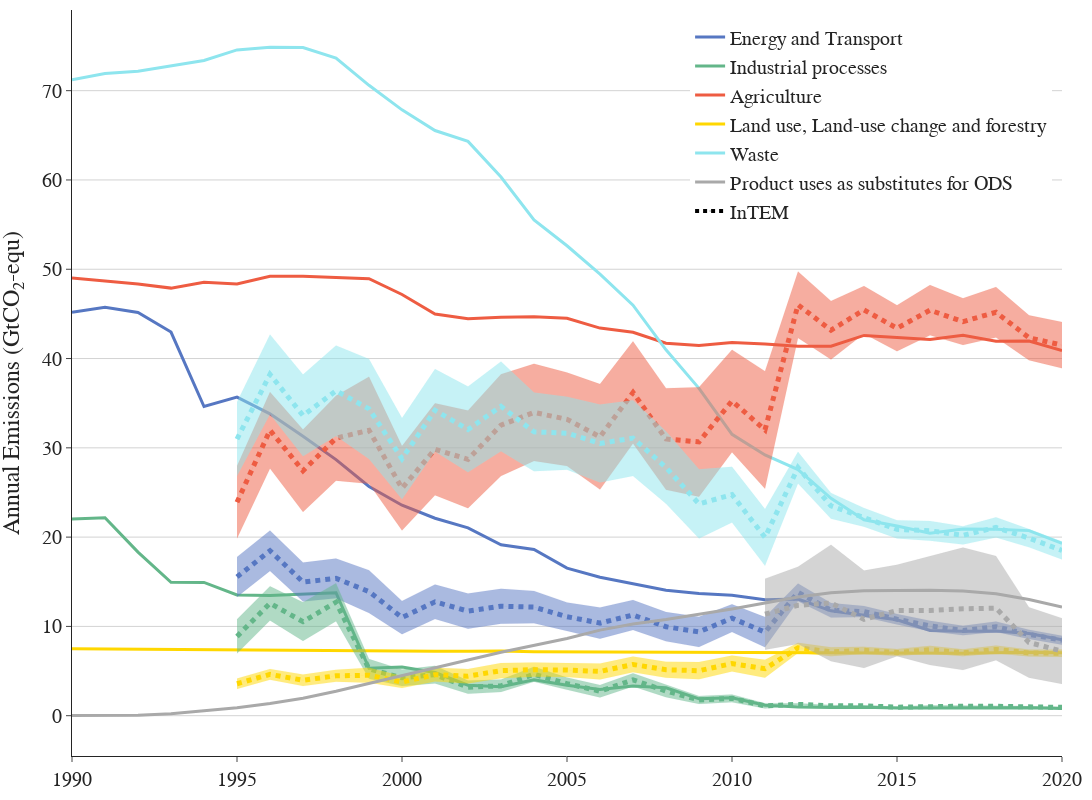

Source (notebook cell):
### Markdown cell above
Plot the graph

### Code cell
fig2 = go.Figure()

alpha = 0.6
color_1 = ["rgba(86, 119, 194, 1)", f"rgba(86, 119, 194, {alpha})"]
color_2 = ["rgba(99, 182, 137, 1)", f"rgba(99, 182, 137, {alpha})"]
color_3 = ["rgba(238,92,66, 1)", f"rgba(238,92,66, {alpha})"]
color_4 = ["rgba(255,215,0, 1)", f"rgba(255,215,0, {alpha})"]
color_5 = ["rgba(142,229,238, 1)", f"rgba(142,229,238, {alpha})"]
color_6 = ["rgba(169,169,169, 1)", f"rgba(169,169,169, {alpha})"]
color_7 = ["rgba(0, 0, 0, 1)", f"rgba(0, 0, 0, {alpha})"]

date_range = [1990, 1991, 1992, 1993, 1994, 1995, 1996, 1997, 1998, 1999, 2000, 2001, 2002, 2003,2004, 2005, 2006, 2007, 2008, 2009, 2010, 2011, 2012, 2013, 2014, 2015, 2016, 2017, 2018, 2019, 2020]
#date_range = ["2019-03-01", "2019-06-01"]

def errorbars(df, var, color, dash, name, showlegend=False):

    error_minus=df[var] - df[f"{var}_std"]
    error_plus=df[var] + df[f"{var}_std"]

    fig2.add_trace(go.Scatter(
        x=date_range,
        y=error_minus.values,
        fill=None,
        mode='lines',
        line=dict(color=color[1], width=0.1),
        showlegend=False,
        hoverinfo='skip'
        ))

    fig2.add_trace(go.Scatter(
        x=date_range,
        y=error_plus.values,
        fill="tonexty",
        mode='lines',
        line=dict(color=color[1], width=0.1),
        showlegend=False,
        hoverinfo='skip'
        ))
    
    fig2.add_trace(go.Scatter(
        x=date_range,
        y=df[var],
        mode="lines",
        line=dict(color=color[0], dash="dot", width = 0.1),
        showlegend=showlegend,
        name=name,
        hovertemplate = 'InTEM %{x|%Y}: %{y:.0f} Gt yr⁻¹<extra></extra>',
        ))

fig2.add_trace(go.Scatter(
    x=date_range,
    y=energy_both,
    mode='lines',
    line=dict(color=color_1[0], width=3.),
    showlegend=True,
    hovertemplate = 'Inventory Energy %{x|%Y}: %{y:.0f} Gt yr⁻¹<extra></extra>',
    name="Energy and Transport",
    ))

fig2.add_trace(go.Scatter(
    x=date_range,
    y=industrial_both,
    mode='lines',
    line=dict(color=color_2[0], width=3.),
    showlegend=True,
    hovertemplate = 'Inventory Industrial Processes %{x|%Y}: %{y:.0f} Gt yr⁻¹<extra></extra>',
    name="Industrial processes",
    ))

fig2.add_trace(go.Scatter(
    x=date_range,
    y=agricultural_both,
    mode='lines',
    line=dict(color=color_3[0], width=3.),
    showlegend=True,
    hovertemplate = 'Inventory Agriculture %{x|%Y}: %{y:.0f} Gt yr⁻¹<extra></extra>',
    name="Agriculture",
    ))

fig2.add_trace(go.Scatter(
    x=date_range,
    y=LULUCF_both,
    mode='lines',
    line=dict(color=color_4[0], width=3.),
    showlegend=True,
    hovertemplate = 'Inventory LULUCF %{x|%Y}: %{y:.0f} Gt yr⁻¹<extra></extra>',
    name="Land use, Land-use change and forestry",
    ))

fig2.add_trace(go.Scatter(
    x=date_range,
    y=waste_both,
    mode='lines',
    line=dict(color=color_5[0], width=3.),
    showlegend=True,
    hovertemplate = 'Inventory Waste %{x|%Y}: %{y:.0f} Gt yr⁻¹<extra></extra>',
    name="Waste",
    ))

errorbars(energy_both_intem, "InTEM_Energy", color_1, None, "InTEM")
fig2.add_trace(go.Scatter(
    x=date_range,
    y=energy_both_intem["InTEM_Energy"],
    mode='lines',
    line=dict(color=color_1[0], dash="dot", width=5),
    showlegend=False,
    hovertemplate = 'InTEM Energy %{x|%Y}: %{y:.0f} Gt yr⁻¹<extra></extra>',
    name="Energy",
    ))

errorbars(industrial_both_intem, "InTEM_Industry", color_2, None, "InTEM")
fig2.add_trace(go.Scatter(
    x=date_range,
    y=industrial_both_intem["InTEM_Industry"],
    mode='lines',
    line=dict(color=color_2[0], dash="dot", width=5),
    showlegend=False,
    hovertemplate = 'InTEM Industrial Processes %{x|%Y}: %{y:.0f} Gt yr⁻¹<extra></extra>',
    name="Industrial processes",
    ))

errorbars(agricultural_both_intem, "InTEM_Agriculture", color_3, None, "InTEM")
fig2.add_trace(go.Scatter(
    x=date_range,
    y=agricultural_both_intem["InTEM_Agriculture"],
    mode='lines',
    line=dict(color=color_3[0], dash="dot", width=5),
    showlegend=False,
    hovertemplate = 'InTEM Agriculture %{x|%Y}: %{y:.0f} Gt yr⁻¹<extra></extra>',
    name="Agriculture",
    ))

errorbars(LULUCF_both_intem, "InTEM_LULUCF", color_4, None, "InTEM")
fig2.add_trace(go.Scatter(
    x=date_range,
    y=LULUCF_both_intem["InTEM_LULUCF"],
    mode='lines',
    line=dict(color=color_4[0], dash="dot", width=5),
    showlegend=False,
    hovertemplate = 'InTEM LULUCF %{x|%Y}: %{y:.0f} Gt yr⁻¹<extra></extra>',
    name="Land use, Land-use change and forestry",
    ))

errorbars(waste_both_intem, "InTEM_Waste", color_5, None, "InTEM")
fig2.add_trace(go.Scatter(
    x=date_range,
    y=waste_both_intem["InTEM_Waste"],
    mode='lines',
    line=dict(color=color_5[0], dash="dot", width=5),
    showlegend=False,
    hovertemplate = 'InTEM Waste %{x|%Y}: %{y:.0f} Gt yr⁻¹<extra></extra>',
    name="Waste",
    ))

#fig2.add_trace(go.Scatter(
#    x=date_range,
#    y=invent_fgas_1["Total"],
#    mode='lines',
#    line=dict(color=color_6[0], width=3.),
#    showlegend=True,
#    hovertemplate = 'Inventory F Gases %{x|%Y}: %{y:.0f} Gt yr⁻¹<extra></extra>',
#    name="F Gases",
#    ))

fig2.add_trace(go.Scatter(
    x=date_range,
    y=df_test["ODS"],
    mode='lines',
    line=dict(color=color_6[0], width=3.),
    showlegend=True,
    hovertemplate = 'Inventory Product uses as substitutes for ODS %{x|%Y}: %{y:.0f} Gt yr⁻¹<extra></extra>',
    name="Product uses as substitutes for ODS",
    ))

#errorbars(df_fgas, "InTEM", color_6, None, "InTEM")
#fig2.add_trace(go.Scatter(
#    x=date_range,
#    y=df_fgas["InTEM"],
#    mode='lines',
#    line=dict(color=color_6[0], dash = "dot",  width=5),
#    showlegend=False,
#    hovertemplate = 'InTEM F Gases %{x|%Y}: %{y:.0f} Gt yr⁻¹<extra></extra>',
#    name="F Gases",
#    ))

errorbars(df_fgas, "InTEM_ODS", color_6, None, "InTEM")
fig2.add_trace(go.Scatter(
    x=date_range,
    y=df_fgas["InTEM_ODS"],
    mode='lines',
    line=dict(color=color_6[0], dash = "dot",  width=5),
    showlegend=False,
    hovertemplate = 'InTEM F Gases %{x|%Y}: %{y:.0f} Gt yr⁻¹<extra></extra>',
    name="F Gases",
    ))


fig2.add_trace(go.Scatter(
    x=[pd.Timestamp("1900-01-01"), pd.Timestamp("1900-01-02")],
    y=[0., 0.],
    line=dict(color="black", dash="dot", width=4),
    marker=dict(opacity=0., size=0),
    showlegend=True,
    name="InTEM"
    ))
    
fig2.update_layout(
    yaxis_title="Annual Emissions (GtCO₂-equ)",
    template="simple_white",
    autosize=False,
    width=550*2,
    height=400*2,
    legend=dict(
        yanchor="top",
        y=0.99,
        xanchor="right",
        x=0.99,
        traceorder="normal"),
    margin=dict(l=55, r=10, t=10, b=40),
    # paper_bgcolor='rgba(0,0,0,0)',
    # plot_bgcolor='rgba(0,0,0,0)'
)
    


fig2.update_yaxes(showgrid=True, gridwidth=1, gridcolor='Lightgrey')

fig2.layout.font.size=20
fig2.layout.font.family="Arial"

#fig2.write_image("Annual_Emissions_by_sector.png")
#fig2.write_image("Annual_Emissions_by_sector.pdf")
#fig2.write_html("Annual_Emissions_by_sector.html")

fig2.show()

### Figure 1 — Plotly figure (JSON) as saved in the notebook; plotly's stock layout.template omitted (floating-point values rounded to 4 significant figures)
{"data": [{"hovertemplate": "Inventory Energy %{x|%Y}: %{y:.0f} Gt yr⁻¹<extra></extra>", "line": {"color": "rgba(86, 119, 194, 1)", "width": 3}, "mode": "lines", "name": "Energy and Transport", "showlegend": true, "type": "scatter", "x": [1990, 1991, 1992, 1993, 1994, 1995, 1996, 1997, 1998, 1999, 2000, 2001, 2002, 2003, 2004, 2005, 2006, 2007, 2008, 2009, 2010, 2011, 2012, 2013, 2014, 2015, 2016, 2017, 2018, 2019, 2020], "y": [45.18, 45.74, 45.16, 42.97, 34.63, 35.68, 33.8, 31.3, 28.69, 25.67, 23.57, 22.11, 21.04, 19.15, 18.62, 16.53, 15.51, 14.82, 14.06, 13.68, 13.48, 12.99, 13.07, 11.75, 11.21, 10.75, 9.554, 9.466, 9.483, 9.211, 8.511]}, {"hovertemplate": "Inventory Industrial Processes %{x|%Y}: %{y:.0f} Gt yr⁻¹<extra></extra>", "line": {"color": "rgba(99, 182, 137, 1)", "width": 3}, "mode": "lines", "name": "Industrial processes", "showlegend": true, "type": "scatter", "x": [1990, 1991, 1992, 1993, 1994, 1995, 1996, 1997, 1998, 1999, 2000, 2001, 2002, 2003, 2004, 2005, 2006, 2007, 2008, 2009, 2010, 2011, 2012, 2013, 2014, 2015, 2016, 2017, 2018, 2019, 2020], "y": [22.04, 22.18, 18.32, 14.94, 14.93, 13.53, 13.47, 13.59, 13.78, 5.308, 5.462, 4.838, 3.419, 3.235, 4.033, 3.415, 2.923, 3.317, 3.118, 1.892, 2.008, 1.171, 0.9622, 0.9233, 0.9387, 0.8572, 0.8759, 0.8903, 0.8507, 0.9002, 0.8115]}, {"hovertemplate": "Inventory Agriculture %{x|%Y}: %{y:.0f} Gt yr⁻¹<extra></extra>", "line": {"color": "rgba(238,92,66, 1)", "width": 3}, "mode": "lines", "name": "Agriculture", "showlegend": true, "type": "scatter", "x": [1990, 1991, 1992, 1993, 1994, 1995, 1996, 1997, 1998, 1999, 2000, 2001, 2002, 2003, 2004, 2005, 2006, 2007, 2008, 2009, 2010, 2011, 2012, 2013, 2014, 2015, 2016, 2017, 2018, 2019, 2020], "y": [49.02, 48.67, 48.34, 47.89, 48.55, 48.36, 49.21, 49.23, 49.06, 48.94, 47.18, 44.99, 44.47, 44.62, 44.68, 44.51, 43.41, 42.95, 41.71, 41.46, 41.81, 41.64, 41.38, 41.38, 42.59, 42.4, 42.14, 42.61, 41.94, 41.97, 40.9]}, {"hovertemplate": "Inventory LULUCF %{x|%Y}: %{y:.0f} Gt yr⁻¹<extra></extra>", "line": {"color": "rgba(255,215,0, 1)", "width": 3}, "mode": "lines", "name": "Land use, Land-use change and forestry", "showlegend": true, "type": "scatter", "x": [1990, 1991, 1992, 1993, 1994, 1995, 1996, 1997, 1998, 1999, 2000, 2001, 2002, 2003, 2004, 2005, 2006, 2007, 2008, 2009, 2010, 2011, 2012, 2013, 2014, 2015, 2016, 2017, 2018, 2019, 2020], "y": [7.498, 7.482, 7.451, 7.43, 7.407, 7.407, 7.363, 7.354, 7.311, 7.268, 7.264, 7.231, 7.206, 7.24, 7.163, 7.153, 7.12, 7.121, 7.083, 7.052, 7.063, 7.08, 7.038, 7.038, 6.986, 7.009, 7.006, 6.989, 7.053, 7.105, 7.051]}, {"hovertemplate": "Inventory Waste %{x|%Y}: %{y:.0f} Gt yr⁻¹<extra></extra>", "line": {"color": "rgba(142,229,238, 1)", "width": 3}, "mode": "lines", "name": "Waste", "showlegend": true, "type": "scatter", "x": [1990, 1991, 1992, 1993, 1994, 1995, 1996, 1997, 1998, 1999, 2000, 2001, 2002, 2003, 2004, 2005, 2006, 2007, 2008, 2009, 2010, 2011, 2012, 2013, 2014, 2015, 2016, 2017, 2018, 2019, 2020], "y": [71.22, 71.93, 72.17, 72.81, 73.39, 74.56, 74.86, 74.83, 73.64, 70.6, 67.85, 65.54, 64.32, 60.33, 55.51, 52.63, 49.44, 45.98, 40.98, 36.66, 31.51, 29.2, 27.56, 24.35, 21.94, 21.24, 20.43, 20.9, 20.87, 20.73, 19.31]}, {"hoverinfo": "skip", "line": {"color": "rgba(86, 119, 194, 0.6)", "width": 0.1}, "mode": "lines", "showlegend": false, "type": "scatter", "x": [1990, 1991, 1992, 1993, 1994, 1995, 1996, 1997, 1998, 1999, 2000, 2001, 2002, 2003, 2004, 2005, 2006, 2007, 2008, 2009, 2010, 2011, 2012, 2013, 2014, 2015, 2016, 2017, 2018, 2019, 2020], "y": [null, null, null, null, null, 13.3, 16.22, 12.78, 13.16, 11.5, 9.132, 10.82, 9.738, 10.31, 10.35, 9.485, 8.629, 9.603, 8.324, 7.696, 9.37, 7.668, 12.81, 10.99, 11.04, 10.21, 9.46, 8.999, 9.371, 8.6, 7.947, null]}, {"fill": "tonexty", "hoverinfo": "skip", "line": {"color": "rgba(86, 119, 194, 0.6)", "width": 0.1}, "mode": "lines", "showlegend": false, "type": "scatter", "x": [1990, 1991, 1992, 1993, 1994, 1995, 1996, 1997, 1998, 1999, 2000, 2001, 2002, 2003, 2004, 2005, 2006, 2007, 2008, 2009, 2010, 2011, 2012, 2013, 2014, 2015, 2016, 2017, 2018, 2019, 2020], "y": [null, null, null, null, null, 17.78, 20.74, 17.16, 17.6, 16.3, 12.86, 14.69, 13.68, 14.22, 13.98, 12.69, 12.12, 12.95, 11.6, 11.08, 12.47, 11.05, 14.81, 12.63, 12.28, 11.4, 10.64, 10.07, 10.55, 9.628, 8.953, null]}, {"hovertemplate": "InTEM %{x|%Y}: %{y:.0f} Gt yr⁻¹<extra></extra>", "line": {"color": "rgba(86, 119, 194, 1)", "dash": "dot", "width": 0.1}, "mode": "lines", "name": "InTEM", "showlegend": false, "type": "scatter", "x": [1990, 1991, 1992, 1993, 1994, 1995, 1996, 1997, 1998, 1999, 2000, 2001, 2002, 2003, 2004, 2005, 2006, 2007, 2008, 2009, 2010, 2011, 2012, 2013, 2014, 2015, 2016, 2017, 2018, 2019, 2020], "y": [null, null, null, null, null, 15.54, 18.48, 14.97, 15.38, 13.9, 10.99, 12.75, 11.71, 12.26, 12.16, 11.09, 10.37, 11.28, 9.964, 9.388, 10.92, 9.357, 13.81, 11.81, 11.66, 10.8, 10.05, 9.535, 9.962, 9.114, 8.45, null]}, {"hovertemplate": "InTEM Energy %{x|%Y}: %{y:.0f} Gt yr⁻¹<extra></extra>", "line": {"color": "rgba(86, 119, 194, 1)", "dash": "dot", "width": 5}, "mode": "lines", "name": "Energy", "showlegend": false, "type": "scatter", "x": [1990, 1991, 1992, 1993, 1994, 1995, 1996, 1997, 1998, 1999, 2000, 2001, 2002, 2003, 2004, 2005, 2006, 2007, 2008, 2009, 2010, 2011, 2012, 2013, 2014, 2015, 2016, 2017, 2018, 2019, 2020], "y": [null, null, null, null, null, 15.54, 18.48, 14.97, 15.38, 13.9, 10.99, 12.75, 11.71, 12.26, 12.16, 11.09, 10.37, 11.28, 9.964, 9.388, 10.92, 9.357, 13.81, 11.81, 11.66, 10.8, 10.05, 9.535, 9.962, 9.114, 8.45, null]}, {"hoverinfo": "skip", "line": {"color": "rgba(99, 182, 137, 0.6)", "width": 0.1}, "mode": "lines", "showlegend": false, "type": "scatter", "x": [1990, 1991, 1992, 1993, 1994, 1995, 1996, 1997, 1998, 1999, 2000, 2001, 2002, 2003, 2004, 2005, 2006, 2007, 2008, 2009, 2010, 2011, 2012, 2013, 2014, 2015, 2016, 2017, 2018, 2019, 2020], "y": [null, null, null, null, null, 6.964, 10.67, 8.365, 10.57, 4.128, 3.329, 3.608, 2.449, 2.653, 3.792, 2.902, 2.047, 3.269, 2.077, 1.321, 1.501, 0.8001, 1.133, 0.9948, 1.017, 0.8794, 0.9906, 0.985, 0.9673, 0.9346, 0.8603, null]}, {"fill": "tonexty", "hoverinfo": "skip", "line": {"color": "rgba(99, 182, 137, 0.6)", "width": 0.1}, "mode": "lines", "showlegend": false, "type": "scatter", "x": [1990, 1991, 1992, 1993, 1994, 1995, 1996, 1997, 1998, 1999, 2000, 2001, 2002, 2003, 2004, 2005, 2006, 2007, 2008, 2009, 2010, 2011, 2012, 2013, 2014, 2015, 2016, 2017, 2018, 2019, 2020], "y": [null, null, null, null, null, 10.79, 14.51, 12.7, 14.85, 6.344, 5.17, 5.582, 3.935, 4.043, 5.482, 4.282, 3.44, 4.754, 3.451, 2.217, 2.387, 1.407, 1.403, 1.212, 1.191, 1.033, 1.157, 1.143, 1.133, 1.084, 1.007, null]}, {"hovertemplate": "InTEM %{x|%Y}: %{y:.0f} Gt yr⁻¹<extra></extra>", "line": {"color": "rgba(99, 182, 137, 1)", "dash": "dot", "width": 0.1}, "mode": "lines", "name": "InTEM", "showlegend": false, "type": "scatter", "x": [1990, 1991, 1992, 1993, 1994, 1995, 1996, 1997, 1998, 1999, 2000, 2001, 2002, 2003, 2004, 2005, 2006, 2007, 2008, 2009, 2010, 2011, 2012, 2013, 2014, 2015, 2016, 2017, 2018, 2019, 2020], "y": [null, null, null, null, null, 8.878, 12.59, 10.53, 12.71, 5.236, 4.25, 4.595, 3.192, 3.348, 4.637, 3.592, 2.743, 4.012, 2.764, 1.769, 1.944, 1.103, 1.268, 1.103, 1.104, 0.956, 1.074, 1.064, 1.05, 1.009, 0.9339, null]}, {"hovertemplate": "InTEM Industrial Processes %{x|%Y}: %{y:.0f} Gt yr⁻¹<extra></extra>", "line": {"color": "rgba(99, 182, 137, 1)", "dash": "dot", "width": 5}, "mode": "lines", "name": "Industrial processes", "showlegend": false, "type": "scatter", "x": [1990, 1991, 1992, 1993, 1994, 1995, 1996, 1997, 1998, 1999, 2000, 2001, 2002, 2003, 2004, 2005, 2006, 2007, 2008, 2009, 2010, 2011, 2012, 2013, 2014, 2015, 2016, 2017, 2018, 2019, 2020], "y": [null, null, null, null, null, 8.878, 12.59, 10.53, 12.71, 5.236, 4.25, 4.595, 3.192, 3.348, 4.637, 3.592, 2.743, 4.012, 2.764, 1.769, 1.944, 1.103, 1.268, 1.103, 1.104, 0.956, 1.074, 1.064, 1.05, 1.009, 0.9339, null]}, {"hoverinfo": "skip", "line": {"color": "rgba(238,92,66, 0.6)", "width": 0.1}, "mode": "lines", "showlegend": false, "type": "scatter", "x": [1990, 1991, 1992, 1993, 1994, 1995, 1996, 1997, 1998, 1999, 2000, 2001, 2002, 2003, 2004, 2005, 2006, 2007, 2008, 2009, 2010, 2011, 2012, 2013, 2014, 2015, 2016, 2017, 2018, 2019, 2020], "y": [null, null, null, null, null, 19.86, 27.7, 22.82, 26.33, 25.98, 20.75, 24.69, 23.24, 26.85, 28.53, 27.96, 25.32, 30.48, 25.3, 24.53, 29.52, 25.42, 42.31, 39.89, 42.78, 40.81, 42.6, 41.52, 42.36, 39.82, 38.9, null]}, {"fill": "tonexty", "hoverinfo": "skip", "line": {"color": "rgba(238,92,66, 0.6)", "width": 0.1}, "mode": "lines", "showlegend": false, "type": "scatter", "x": [1990, 1991, 1992, 1993, 1994, 1995, 1996, 1997, 1998, 1999, 2000, 2001, 2002, 2003, 2004, 2005, 2006, 2007, 2008, 2009, 2010, 2011, 2012, 2013, 2014, 2015, 2016, 2017, 2018, 2019, 2020], "y": [null, null, null, null, null, 27.96, 36.25, 32.05, 35.83, 37.96, 30.2, 35.0, 34.18, 38.24, 39.4, 38.43, 37.14, 41.93, 36.69, 36.8, 40.98, 38.59, 49.74, 46.45, 48.12, 45.97, 48.23, 46.75, 48.01, 44.84, 44.1, null]}, {"hovertemplate": "InTEM %{x|%Y}: %{y:.0f} Gt yr⁻¹<extra></extra>", "line": {"color": "rgba(238,92,66, 1)", "dash": "dot", "width": 0.1}, "mode": "lines", "name": "InTEM", "showlegend": false, "type": "scatter", "x": [1990, 1991, 1992, 1993, 1994, 1995, 1996, 1997, 1998, 1999, 2000, 2001, 2002, 2003, 2004, 2005, 2006, 2007, 2008, 2009, 2010, 2011, 2012, 2013, 2014, 2015, 2016, 2017, 2018, 2019, 2020], "y": [null, null, null, null, null, 23.91, 31.97, 27.44, 31.08, 31.97, 25.47, 29.84, 28.71, 32.54, 33.97, 33.2, 31.23, 36.2, 30.99, 30.67, 35.25, 32.0, 46.02, 43.17, 45.45, 43.39, 45.42, 44.13, 45.18, 42.33, 41.5, null]}, {"hovertemplate": "InTEM Agriculture %{x|%Y}: %{y:.0f} Gt yr⁻¹<extra></extra>", "line": {"color": "rgba(238,92,66, 1)", "dash": "dot", "width": 5}, "mode": "lines", "name": "Agriculture", "showlegend": false, "type": "scatter", "x": [1990, 1991, 1992, 1993, 1994, 1995, 1996, 1997, 1998, 1999, 2000, 2001, 2002, 2003, 2004, 2005, 2006, 2007, 2008, 2009, 2010, 2011, 2012, 2013, 2014, 2015, 2016, 2017, 2018, 2019, 2020], "y": [null, null, null, null, null, 23.91, 31.97, 27.44, 31.08, 31.97, 25.47, 29.84, 28.71, 32.54, 33.97, 33.2, 31.23, 36.2, 30.99, 30.67, 35.25, 32.0, 46.02, 43.17, 45.45, 43.39, 45.42, 44.13, 45.18, 42.33, 41.5, null]}, {"hoverinfo": "skip", "line": {"color": "rgba(255,215,0, 0.6)", "width": 0.1}, "mode": "lines", "showlegend": false, "type": "scatter", "x": [1990, 1991, 1992, 1993, 1994, 1995, 1996, 1997, 1998, 1999, 2000, 2001, 2002, 2003, 2004, 2005, 2006, 2007, 2008, 2009, 2010, 2011, 2012, 2013, 2014, 2015, 2016, 2017, 2018, 2019, 2020], "y": [null, null, null, null, null, 2.989, 4.021, 3.318, 3.792, 3.7, 3.089, 3.83, 3.613, 4.188, 4.353, 4.33, 4.066, 4.854, 4.249, 4.077, 4.948, 4.247, 7.025, 6.648, 6.918, 6.677, 6.951, 6.655, 6.974, 6.633, 6.584, null]}, {"fill": "tonexty", "hoverinfo": "skip", "line": {"color": "rgba(255,215,0, 0.6)", "width": 0.1}, "mode": "lines", "showlegend": false, "type": "scatter", "x": [1990, 1991, 1992, 1993, 1994, 1995, 1996, 1997, 1998, 1999, 2000, 2001, 2002, 2003, 2004, 2005, 2006, 2007, 2008, 2009, 2010, 2011, 2012, 2013, 2014, 2015, 2016, 2017, 2018, 2019, 2020], "y": [null, null, null, null, null, 4.17, 5.242, 4.619, 5.143, 5.37, 4.458, 5.362, 5.237, 5.902, 5.967, 5.889, 5.853, 6.621, 6.053, 6.003, 6.73, 6.278, 8.178, 7.672, 7.719, 7.467, 7.824, 7.449, 7.855, 7.425, 7.417, null]}, {"hovertemplate": "InTEM %{x|%Y}: %{y:.0f} Gt yr⁻¹<extra></extra>", "line": {"color": "rgba(255,215,0, 1)", "dash": "dot", "width": 0.1}, "mode": "lines", "name": "InTEM", "showlegend": false, "type": "scatter", "x": [1990, 1991, 1992, 1993, 1994, 1995, 1996, 1997, 1998, 1999, 2000, 2001, 2002, 2003, 2004, 2005, 2006, 2007, 2008, 2009, 2010, 2011, 2012, 2013, 2014, 2015, 2016, 2017, 2018, 2019, 2020], "y": [null, null, null, null, null, 3.58, 4.632, 3.968, 4.467, 4.535, 3.773, 4.596, 4.425, 5.045, 5.16, 5.11, 4.96, 5.737, 5.151, 5.04, 5.839, 5.263, 7.601, 7.16, 7.318, 7.072, 7.388, 7.052, 7.414, 7.029, 7.0, null]}, {"hovertemplate": "InTEM LULUCF %{x|%Y}: %{y:.0f} Gt yr⁻¹<extra></extra>", "line": {"color": "rgba(255,215,0, 1)", "dash": "dot", "width": 5}, "mode": "lines", "name": "Land use, Land-use change and forestry", "showlegend": false, "type": "scatter", "x": [1990, 1991, 1992, 1993, 1994, 1995, 1996, 1997, 1998, 1999, 2000, 2001, 2002, 2003, 2004, 2005, 2006, 2007, 2008, 2009, 2010, 2011, 2012, 2013, 2014, 2015, 2016, 2017, 2018, 2019, 2020], "y": [null, null, null, null, null, 3.58, 4.632, 3.968, 4.467, 4.535, 3.773, 4.596, 4.425, 5.045, 5.16, 5.11, 4.96, 5.737, 5.151, 5.04, 5.839, 5.263, 7.601, 7.16, 7.318, 7.072, 7.388, 7.052, 7.414, 7.029, 7.0, null]}, {"hoverinfo": "skip", "line": {"color": "rgba(142,229,238, 0.6)", "width": 0.1}, "mode": "lines", "showlegend": false, "type": "scatter", "x": [1990, 1991, 1992, 1993, 1994, 1995, 1996, 1997, 1998, 1999, 2000, 2001, 2002, 2003, 2004, 2005, 2006, 2007, 2008, 2009, 2010, 2011, 2012, 2013, 2014, 2015, 2016, 2017, 2018, 2019, 2020], "y": [null, null, null, null, null, 26.84, 33.75, 29.04, 31.32, 28.76, 24.25, 29.59, 27.25, 29.62, 27.38, 27.55, 26.13, 26.86, 23.75, 19.84, 21.65, 16.79, 26.01, 22.05, 21.17, 19.85, 19.59, 19.16, 19.95, 18.86, 17.5, null]}, {"fill": "tonexty", "hoverinfo": "skip", "line": {"color": "rgba(142,229,238, 0.6)", "width": 0.1}, "mode": "lines", "showlegend": false, "type": "scatter", "x": [1990, 1991, 1992, 1993, 1994, 1995, 1996, 1997, 1998, 1999, 2000, 2001, 2002, 2003, 2004, 2005, 2006, 2007, 2008, 2009, 2010, 2011, 2012, 2013, 2014, 2015, 2016, 2017, 2018, 2019, 2020], "y": [null, null, null, null, null, 35.13, 42.71, 38.2, 41.47, 39.96, 33.33, 38.82, 36.86, 39.67, 36.2, 35.73, 34.86, 35.33, 31.84, 27.6, 27.87, 23.16, 29.56, 24.95, 23.27, 21.9, 21.82, 21.23, 22.23, 20.91, 19.52, null]}, {"hovertemplate": "InTEM %{x|%Y}: %{y:.0f} Gt yr⁻¹<extra></extra>", "line": {"color": "rgba(142,229,238, 1)", "dash": "dot", "width": 0.1}, "mode": "lines", "name": "InTEM", "showlegend": false, "type": "scatter", "x": [1990, 1991, 1992, 1993, 1994, 1995, 1996, 1997, 1998, 1999, 2000, 2001, 2002, 2003, 2004, 2005, 2006, 2007, 2008, 2009, 2010, 2011, 2012, 2013, 2014, 2015, 2016, 2017, 2018, 2019, 2020], "y": [null, null, null, null, null, 30.98, 38.23, 33.62, 36.39, 34.36, 28.79, 34.21, 32.06, 34.64, 31.79, 31.64, 30.49, 31.09, 27.8, 23.72, 24.76, 19.98, 27.78, 23.5, 22.22, 20.87, 20.71, 20.2, 21.09, 19.88, 18.51, null]}, {"hovertemplate": "InTEM Waste %{x|%Y}: %{y:.0f} Gt yr⁻¹<extra></extra>", "line": {"color": "rgba(142,229,238, 1)", "dash": "dot", "width": 5}, "mode": "lines", "name": "Waste", "showlegend": false, "type": "scatter", "x": [1990, 1991, 1992, 1993, 1994, 1995, 1996, 1997, 1998, 1999, 2000, 2001, 2002, 2003, 2004, 2005, 2006, 2007, 2008, 2009, 2010, 2011, 2012, 2013, 2014, 2015, 2016, 2017, 2018, 2019, 2020], "y": [null, null, null, null, null, 30.98, 38.23, 33.62, 36.39, 34.36, 28.79, 34.21, 32.06, 34.64, 31.79, 31.64, 30.49, 31.09, 27.8, 23.72, 24.76, 19.98, 27.78, 23.5, 22.22, 20.87, 20.71, 20.2, 21.09, 19.88, 18.51, null]}, {"hovertemplate": "Inventory Product uses as substitutes for ODS %{x|%Y}: %{y:.0f} Gt yr⁻¹<extra></extra>", "line": {"color": "rgba(169,169,169, 1)", "width": 3}, "mode": "lines", "name": "Product uses as substitutes for ODS", "showlegend": true, "type": "scatter", "x": [1990, 1991, 1992, 1993, 1994, 1995, 1996, 1997, 1998, 1999, 2000, 2001, 2002, 2003, 2004, 2005, 2006, 2007, 2008, 2009, 2010, 2011, 2012, 2013, 2014, 2015, 2016, 2017, 2018, 2019, 2020], "y": [0.00845, 0.02493, 0.04944, 0.2298, 0.526, 0.8858, 1.373, 1.958, 2.736, 3.621, 4.478, 5.439, 6.24, 7.099, 7.876, 8.653, 9.583, 10.28, 10.76, 11.35, 11.96, 12.61, 13.3, 13.77, 13.99, 14.02, 14.05, 13.97, 13.65, 13.01, 12.18]}, {"hoverinfo": "skip", "line": {"color": "rgba(169,169,169, 0.6)", "width": 0.1}, "mode": "lines", "showlegend": false, "type": "scatter", "x": [1990, 1991, 1992, 1993, 1994, 1995, 1996, 1997, 1998, 1999, 2000, 2001, 2002, 2003, 2004, 2005, 2006, 2007, 2008, 2009, 2010, 2011, 2012, 2013, 2014, 2015, 2016, 2017, 2018, 2019, 2020], "y": [null, null, null, null, null, null, null, null, null, null, null, null, null, null, null, null, null, null, null, null, null, 7.389, 8.042, 6.106, 5.342, 6.661, 5.678, 5.107, 6.201, 4.256, 3.557, null]}, {"fill": "tonexty", "hoverinfo": "skip", "line": {"color": "rgba(169,169,169, 0.6)", "width": 0.1}, "mode": "lines", "showlegend": false, "type": "scatter", "x": [1990, 1991, 1992, 1993, 1994, 1995, 1996, 1997, 1998, 1999, 2000, 2001, 2002, 2003, 2004, 2005, 2006, 2007, 2008, 2009, 2010, 2011, 2012, 2013, 2014, 2015, 2016, 2017, 2018, 2019, 2020], "y": [null, null, null, null, null, null, null, null, null, null, null, null, null, null, null, null, null, null, null, null, null, 15.35, 16.68, 19.15, 16.25, 16.9, 17.88, 18.83, 17.89, 12.15, 10.91, null]}, {"hovertemplate": "InTEM %{x|%Y}: %{y:.0f} Gt yr⁻¹<extra></extra>", "line": {"color": "rgba(169,169,169, 1)", "dash": "dot", "width": 0.1}, "mode": "lines", "name": "InTEM", "showlegend": false, "type": "scatter", "x": [1990, 1991, 1992, 1993, 1994, 1995, 1996, 1997, 1998, 1999, 2000, 2001, 2002, 2003, 2004, 2005, 2006, 2007, 2008, 2009, 2010, 2011, 2012, 2013, 2014, 2015, 2016, 2017, 2018, 2019, 2020], "y": [null, null, null, null, null, null, null, null, null, null, null, null, null, null, null, null, null, null, null, null, null, 11.37, 12.36, 12.63, 10.8, 11.78, 11.78, 11.97, 12.05, 8.205, 7.235, null]}, {"hovertemplate": "InTEM F Gases %{x|%Y}: %{y:.0f} Gt yr⁻¹<extra></extra>", "line": {"color": "rgba(169,169,169, 1)", "dash": "dot", "width": 5}, "mode": "lines", "name": "F Gases", "showlegend": false, "type": "scatter", "x": [1990, 1991, 1992, 1993, 1994, 1995, 1996, 1997, 1998, 1999, 2000, 2001, 2002, 2003, 2004, 2005, 2006, 2007, 2008, 2009, 2010, 2011, 2012, 2013, 2014, 2015, 2016, 2017, 2018, 2019, 2020], "y": [null, null, null, null, null, null, null, null, null, null, null, null, null, null, null, null, null, null, null, null, null, 11.37, 12.36, 12.63, 10.8, 11.78, 11.78, 11.97, 12.05, 8.205, 7.235, null]}, {"line": {"color": "black", "dash": "dot", "width": 4}, "marker": {"opacity": 0, "size": 0}, "name": "InTEM", "showlegend": true, "type": "scatter", "x": ["1900-01-01T00:00:00", "1900-01-02T00:00:00"], "y": [0, 0]}], "layout": {"autosize": false, "font": {"family": "Arial", "size": 20}, "height": 800, "legend": {"traceorder": "normal", "x": 0.99, "xanchor": "right", "y": 0.99, "yanchor": "top"}, "margin": {"b": 40, "l": 55, "r": 10, "t": 10}, "width": 1100, "yaxis": {"gridcolor": "Lightgrey", "gridwidth": 1, "showgrid": true, "title": {"text": "Annual Emissions (GtCO₂-equ)"}}}}
